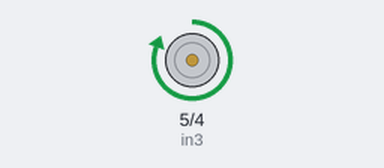
Bench run of a sketch on a simulated Arduino Uno, built with avr-gcc and run on an emulated ATmega328P. Shown: motor-driver pin pairs drawn as motors (green arrow = first pin HIGH = forward, orange = second pin HIGH = backward, longer = more drive, scaled by the enable pin).

Above: at 1.0 s.
At 5.0 s:
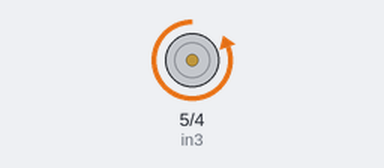
At 7.0 s:
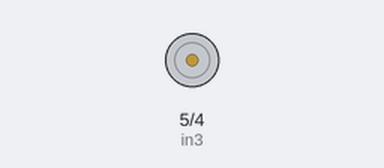
Timing chart, 0 to 10.4 s (numbered marks = the images above):
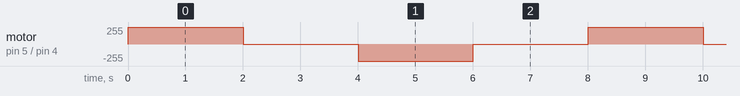

The sketch:

sketch_oct11a.ino
```cpp
int enB = 3;
int in3 = 5;
int in4 = 4;

void setup() {
  // Set all the motor control pins to outputs
  pinMode(enB, OUTPUT);
  pinMode(in3, OUTPUT);
  pinMode(in4, OUTPUT);

  // main initials
  digitalWrite(in3, LOW);
  digitalWrite(in4, LOW);
  digitalWrite(enB, HIGH);
}

void loop() {
  digitalWrite(in3, HIGH);
  digitalWrite(in4, LOW);
  delay(2000);
  digitalWrite(in3, LOW);
  digitalWrite(in4, LOW);
  delay(2000);
  digitalWrite(in3, LOW);
  digitalWrite(in4, HIGH);
  delay(2000);
  digitalWrite(in3, LOW);
  digitalWrite(in4, LOW);
  delay(2000);
}
```

Measured:
- by itself, motor on pin 5 (in3) / pin 4 (in4): repeats every 8.0 s: stopped 2.0 s, backward 255/255 2.0 s, stopped 2.0 s, forward 255/255 2.0 s
